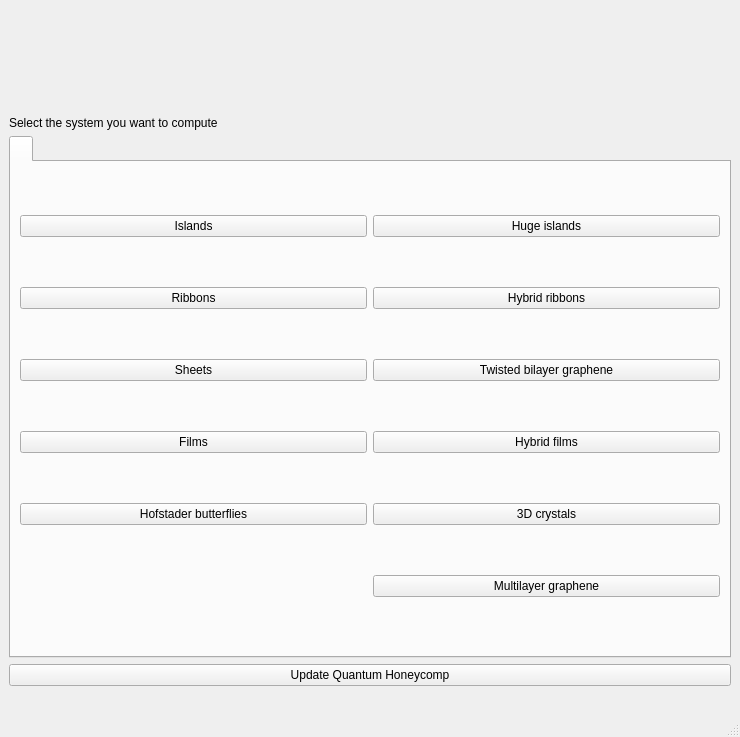
<?xml version="1.0" encoding="UTF-8"?>
<ui version="4.0">
 <class>MainWindow</class>
 <widget class="QMainWindow" name="MainWindow">
  <property name="geometry">
   <rect>
    <x>0</x>
    <y>0</y>
    <width>740</width>
    <height>737</height>
   </rect>
  </property>
  <property name="minimumSize">
   <size>
    <width>740</width>
    <height>737</height>
   </size>
  </property>
  <property name="windowTitle">
   <string>Quantum Honeycomp: system selection</string>
  </property>
  <widget class="QWidget" name="centralwidget">
   <layout class="QVBoxLayout" name="verticalLayout">
    <item>
     <widget class="QLabel" name="qhlogo">
      <property name="minimumSize">
       <size>
        <width>441</width>
        <height>101</height>
       </size>
      </property>
      <property name="maximumSize">
       <size>
        <width>441</width>
        <height>101</height>
       </size>
      </property>
      <property name="text">
       <string/>
      </property>
      <property name="scaledContents">
       <bool>true</bool>
      </property>
     </widget>
    </item>
    <item>
     <widget class="QLabel" name="label">
      <property name="text">
       <string>Select the system you want to compute</string>
      </property>
     </widget>
    </item>
    <item>
     <widget class="QTabWidget" name="tabWidget_2">
      <property name="minimumSize">
       <size>
        <width>411</width>
        <height>213</height>
       </size>
      </property>
      <property name="currentIndex">
       <number>0</number>
      </property>
      <widget class="QWidget" name="tab_3">
       <attribute name="title">
        <string/>
       </attribute>
       <layout class="QHBoxLayout" name="horizontalLayout">
        <item>
         <layout class="QGridLayout" name="gridLayout_2">
          <item row="1" column="0">
           <widget class="QPushButton" name="islands_pyqt">
            <property name="text">
             <string>Islands</string>
            </property>
           </widget>
          </item>
          <item row="2" column="0">
           <widget class="QPushButton" name="ribbons_pyqt">
            <property name="text">
             <string>Ribbons</string>
            </property>
           </widget>
          </item>
          <item row="4" column="1">
           <widget class="QPushButton" name="heterostructure">
            <property name="text">
             <string>Hybrid films</string>
            </property>
           </widget>
          </item>
          <item row="10" column="0">
           <widget class="QPushButton" name="hofstader_pyqt">
            <property name="text">
             <string>Hofstader butterflies</string>
            </property>
           </widget>
          </item>
          <item row="4" column="0">
           <widget class="QPushButton" name="film2d_pyqt">
            <property name="text">
             <string>Films</string>
            </property>
           </widget>
          </item>
          <item row="1" column="1">
           <widget class="QPushButton" name="huge0d_pyqt">
            <property name="text">
             <string>Huge islands</string>
            </property>
           </widget>
          </item>
          <item row="10" column="1">
           <widget class="QPushButton" name="crystal3d_pyqt">
            <property name="text">
             <string>3D crystals</string>
            </property>
           </widget>
          </item>
          <item row="2" column="1">
           <widget class="QPushButton" name="hybridribbon_pyqt">
            <property name="text">
             <string>Hybrid ribbons</string>
            </property>
           </widget>
          </item>
          <item row="3" column="0">
           <widget class="QPushButton" name="sheets">
            <property name="text">
             <string>Sheets</string>
            </property>
           </widget>
          </item>
          <item row="3" column="1">
           <widget class="QPushButton" name="twisted_bilayer">
            <property name="text">
             <string>Twisted bilayer graphene</string>
            </property>
           </widget>
          </item>
          <item row="11" column="1">
           <widget class="QPushButton" name="multilayergraphene">
            <property name="text">
             <string>Multilayer graphene</string>
            </property>
           </widget>
          </item>
         </layout>
        </item>
       </layout>
      </widget>
     </widget>
    </item>
    <item>
     <widget class="QPushButton" name="update_qh">
      <property name="toolTip">
       <string>This command will download the latest version fo Quantum Honeycomp from github</string>
      </property>
      <property name="text">
       <string>Update Quantum Honeycomp</string>
      </property>
     </widget>
    </item>
    <item>
     <widget class="QLabel" name="qh_version">
      <property name="text">
       <string/>
      </property>
     </widget>
    </item>
   </layout>
  </widget>
  <widget class="QMenuBar" name="menubar">
   <property name="geometry">
    <rect>
     <x>0</x>
     <y>0</y>
     <width>740</width>
     <height>25</height>
    </rect>
   </property>
  </widget>
  <widget class="QStatusBar" name="statusbar"/>
 </widget>
 <resources/>
 <connections/>
</ui>
